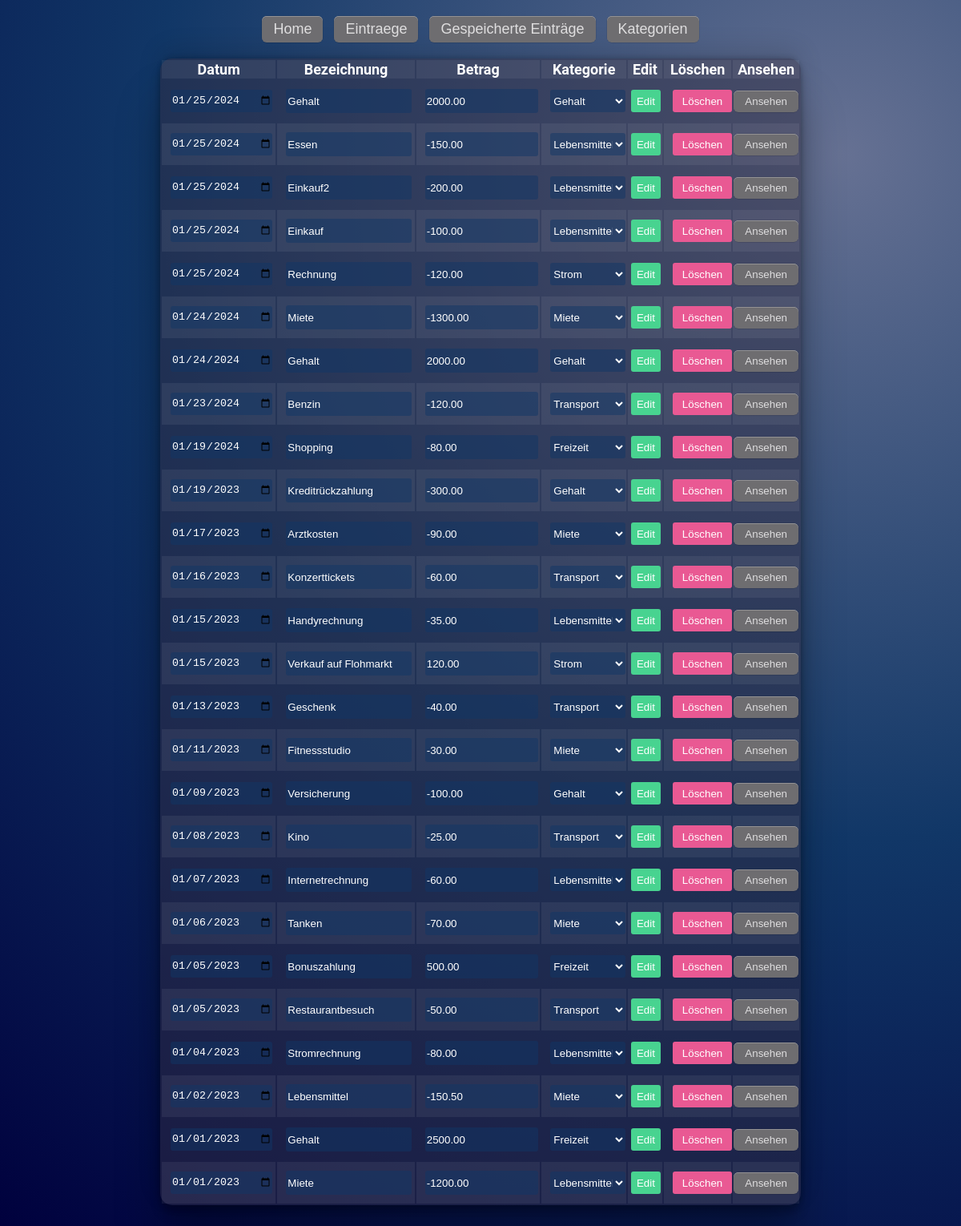
Screenshot of /all_inputs.php with the database file from the repository.
### tables this page shows
CREATE TABLE `inputs` (
  `input_id` int(11) NOT NULL,
  `input_name` varchar(60) DEFAULT NULL,
  `category_id` int(11) DEFAULT NULL,
  `input_amount` decimal(10,2) NOT NULL,
  `input_datum` date NOT NULL,
  `input_description` text DEFAULT NULL
);

CREATE TABLE `categories` (
  `category_id` int(11) NOT NULL,
  `category_name` varchar(60) NOT NULL,
  `category_income` tinyint(1) DEFAULT NULL
);

### all_inputs.php (the view, shortened to what this page needs)
<?php
include('server/connection.php');
$stmt6 = $conn_db->prepare("SELECT input_id, input_name, input_amount, input_datum, categories.category_id, categories.category_name
                            FROM inputs
                            LEFT JOIN categories ON categories.category_id = inputs.category_id
                            ORDER BY input_datum DESC");
$stmt6->execute();
$getAllInputs = $stmt6->get_result();
?>
<?php include('layouts/header.php'); ?>
<main>
    <table>
        <tr>
            <th>Datum</th>
            <th>Bezeichnung</th>
            <th>Betrag</th>
            <th>Kategorie</th>
            <th>Edit</th>
            <th>Löschen</th>
            <th>Ansehen</th>
        </tr>
    <?php while($displayAllInputs = (mysqli_fetch_array($getAllInputs, MYSQLI_ASSOC))) {?>
        <tr>
            <form method="POST" action="all_inputs.php">
                <td><input type="date" name="input-date" id="" value="<?php echo $displayAllInputs['input_datum']; ?>"></td>
                <td><input type="text" name="input-name" id="" value="<?php echo $displayAllInputs['input_name']; ?>"></td>
                <td><input type="number" name="input-amount" id="" value="<?php echo $displayAllInputs['input_amount']; ?>"></td>
                <td><select name="input-category" id="">
                    <option selected value="<?php echo $displayAllInputs['category_id']; ?>"><?php echo $displayAllInputs['category_name']; ?></option>
                </select></td>
                <td><input type="submit" value="Edit" id="edit-btn" name="edit-btn"></td>
                <td><input type="submit" value="Löschen" id="delete-btn" name="delete-btn"></td>
            </form>
                <td><a href="<?php echo "single_input.php?input_id=" . $displayAllInputs['input_id'];?> "><button>Ansehen</button></a></td>
        </tr>
    <?php } ?>
    </table>
</main>
<?php include('layouts/footer.php'); ?>

### assets/style.css (style rules this page uses)
body, h1 { margin: 0; padding: 0; }
html { background-image: radial-gradient(circle at 87.5% 12.5%, #667193 0, #113767 50%, #00003d 100%); color: #ffffff; font-family: 'Roboto', Arial, Helvetica, sans-serif; min-height: 100%; }
main { background-color: #302D4280; min-width: 800px; width: 50%; margin: 20px auto; border-radius: 15px; box-shadow: rgba(0, 0, 0, 0.25) 0px 54px 55px, rgba(0, 0, 0, 0.12) 0px -12px 30px, rgba(0, 0, 0, 0.12) 0px 4px 6px, rgba(0, 0, 0, 0.17) 0px 12px 13px, rgba(0, 0, 0, 0.09) 0px -3px 5px; }
button, .submit-button { padding: 6px 14px; border-radius: 6px; border: none; background: #6E6D70; box-shadow: 0px 0.5px 1px rgba(0, 0, 0, 0.1), inset 0px 0.5px 0.5px rgba(255, 255, 255, 0.5), 0px 0px 0px 0.5px rgba(0, 0, 0, 0.12); color: #DFDEDF; user-select: none; -webkit-user-select: none; touch-action: manipulation; }
input, select { width: 60%; margin: 10px; background-color: #f9f9f9; border: 3px solid #302D42; height: 28px; border-radius: 3px; -webkit-transition: 0.35s ease-in-out; -moz-transition: 0.35s ease-in-out; -o-transition: 0.35s ease-in-out; transition: 0.35s ease-in-out; transition: all 0.35s ease-in-out; }
table { width: 100%; }
th { font-size: 18px; }
table tr:nth-child(odd) { background: #ffffff10; }
input, select { background-color: #11376780; border: none; color: #ffffff; width: 90%; }
button { padding: 6px 14px; border-radius: 6px; border: none; background: #6E6D70; box-shadow: 0px 0.5px 1px rgba(0, 0, 0, 0.1), inset 0px 0.5px 0.5px rgba(255, 255, 255, 0.5), 0px 0px 0px 0.5px rgba(0, 0, 0, 0.12); color: #DFDEDF; user-select: none; -webkit-user-select: none; touch-action: manipulation; }
#edit-btn { background-color:#48D390; margin: 3px; }
#delete-btn { background-color:#E95993; }

### rows the page displays
inputs: input-date "01/25/2024", input-name "Gehalt", input-amount "2000.00", input-category "Gehalt"
inputs: input-date "01/25/2024", input-name "Essen", input-amount "-150.00", input-category "Lebensmittel"
inputs: input-date "01/25/2024", input-name "Einkauf2", input-amount "-200.00", input-category "Lebensmittel"
inputs: input-date "01/25/2024", input-name "Einkauf", input-amount "-100.00", input-category "Lebensmittel"
inputs: input-date "01/25/2024", input-name "Rechnung", input-amount "-120.00", input-category "Strom"
inputs: input-date "01/24/2024", input-name "Miete", input-amount "-1300.00", input-category "Miete"
inputs: input-date "01/24/2024", input-name "Gehalt", input-amount "2000.00", input-category "Gehalt"
inputs: input-date "01/23/2024", input-name "Benzin", input-amount "-120.00", input-category "Transport"
inputs: input-date "01/19/2024", input-name "Shopping", input-amount "-80.00", input-category "Freizeit"
inputs: input-date "01/19/2023", input-name "Kreditrückzahlung", input-amount "-300.00", input-category "Gehalt"
inputs: input-date "01/17/2023", input-name "Arztkosten", input-amount "-90.00", input-category "Miete"
inputs: input-date "01/16/2023", input-name "Konzerttickets", input-amount "-60.00", input-category "Transport"
inputs: input-date "01/15/2023", input-name "Handyrechnung", input-amount "-35.00", input-category "Lebensmittel"
inputs: input-date "01/15/2023", input-name "Verkauf auf Flohmarkt", input-amount "120.00", input-category "Strom"
inputs: input-date "01/13/2023", input-name "Geschenk", input-amount "-40.00", input-category "Transport"
inputs: input-date "01/11/2023", input-name "Fitnessstudio", input-amount "-30.00", input-category "Miete"
inputs: input-date "01/09/2023", input-name "Versicherung", input-amount "-100.00", input-category "Gehalt"
inputs: input-date "01/08/2023", input-name "Kino", input-amount "-25.00", input-category "Transport"
inputs: input-date "01/07/2023", input-name "Internetrechnung", input-amount "-60.00", input-category "Lebensmittel"
inputs: input-date "01/06/2023", input-name "Tanken", input-amount "-70.00", input-category "Miete"
inputs: input-date "01/05/2023", input-name "Bonuszahlung", input-amount "500.00", input-category "Freizeit"
inputs: input-date "01/05/2023", input-name "Restaurantbesuch", input-amount "-50.00", input-category "Transport"
inputs: input-date "01/04/2023", input-name "Stromrechnung", input-amount "-80.00", input-category "Lebensmittel"
inputs: input-date "01/02/2023", input-name "Lebensmittel", input-amount "-150.50", input-category "Miete"
inputs: input-date "01/01/2023", input-name "Gehalt", input-amount "2500.00", input-category "Freizeit"
inputs: input-date "01/01/2023", input-name "Miete", input-amount "-1200.00", input-category "Lebensmittel"
